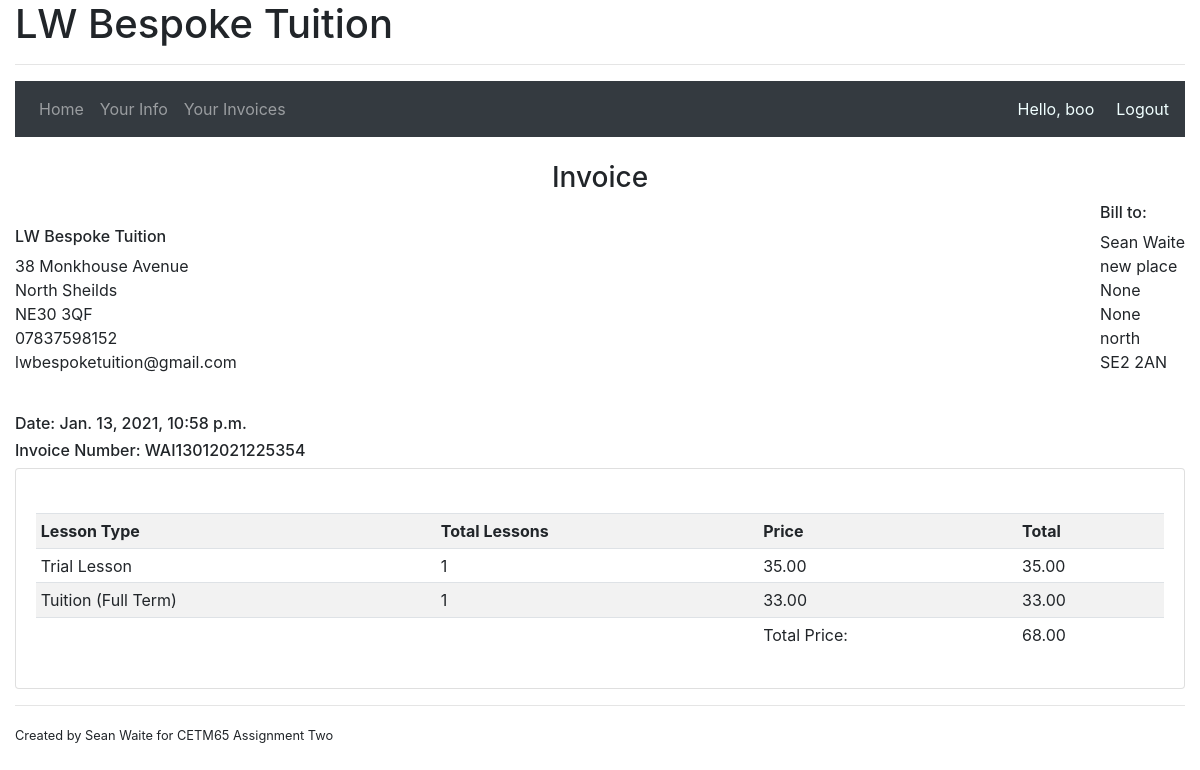
Page /yourinvoices/4 (signed in) on the committed database.
### accounts/models.py (models this page shows, shortened)
class Invoices(models.Model):
    DRAFT = 1
    ISSUED = 2
    UNPAID = 3
    PART_PAID = 4
    PAID = 5
    STATUS_CHOICES = (
        (DRAFT,'Draft'),
        (ISSUED,'Issued'),
        (UNPAID,'Unpaid'),
        (PART_PAID,'Part paid'),
        (PAID, 'Paid'),
    )
    invoice_number = models.CharField(max_length=20, unique=True)
    client = models.ForeignKey(Client, related_name='invoices', on_delete=models.CASCADE)
    status = models.IntegerField(choices=STATUS_CHOICES, default=1)
    total_amount = models.DecimalField(max_digits=8, decimal_places=2)
    amount_paid = models.DecimalField(max_digits=8, decimal_places=2)
    amount_outstanding = models.DecimalField(max_digits=8, decimal_places=2)
    date_created = models.DateTimeField(auto_now_add=True)

class Client(models.Model):
    user = models.OneToOneField(User, null=True, on_delete=models.SET_NULL)
    forename = models.CharField(max_length=100, validators=[letters_only])
    surname = models.CharField(max_length=100, validators=[letters_only])
    date_inserted = models.DateTimeField(default=now)
    active = models.BooleanField(default=True)
    contract_signed = models.BooleanField(default=False)

class Address(models.Model):
    client = models.ForeignKey(Client, related_name='address', on_delete=models.CASCADE)
    line_one = models.CharField('Address Line One', max_length=100)
    line_two = models.CharField('Address Line Two', max_length=100, null=True, blank=True)
    line_three = models.CharField('Address Line Three', max_length=100, null=True, blank=True)
    town = models.CharField('Town/City', max_length=100)
    postcode = models.CharField(max_length=10)
    effective_from_date = models.DateField(default=now)
    effective_to_date = models.DateField(null=True, blank=True)
    date_inserted = models.DateTimeField(auto_now_add=True)
    class Meta:
        verbose_name = 'Address Details'
        verbose_name_plural = 'Address Details'

class Products(models.Model):
    product_name = models.CharField(max_length=100)
    price = models.DecimalField(max_digits=8, decimal_places=2)
    effective_from_date = models.DateField(default=now)
    effective_to_date = models.DateField(null=True, blank=True)
    date_inserted = models.DateTimeField(auto_now_add=True)
    class Meta:
        verbose_name = 'Product'
        verbose_name_plural = 'Products'

### accounts/decorators.py (the view)
        def wrapper_func(request, *args, **kwargs):
            denied = False
            for roles in allowed_roles:
                if request.user.groups.filter(name = roles).exists():
                    return view_func(request, *args, **kwargs)
                else:
                    denied = True
            if denied == True:
                return redirect('accounts:home')

### accounts/templates/accounts/invoicedetailed.html
{% extends "accounts/main.html" %}
{% block main %}
<br>
<div class="flex-row">
    <div class = "d-flex justify-content-center">
        <h3>Invoice</h3>
        <br>
    </div>
</div>
<div class="row">
    <div class = "col-md-4">
        <br>
        <ul class="list-unstyled">
            <h6>LW Bespoke Tuition</h6>
            <h7><li>38 Monkhouse Avenue</li>
                <li>North Sheilds</li>
                <li>NE30 3QF</li>
                <li>07837598152</li>
                <li>lwbespoketuition@gmail.com</li>
            </h7>
        </ul>
    </div>
    <div class = "col-md-4 offset-md-4 d-flex justify-content-end">
        <br>
        <br>
            <ul class="list-unstyled">
            <h6>Bill to:</h6>
            <h7><li>{{ invoice.client.forename }} {{ invoice.client.surname }}</li>
                <li>{{ home.line_one }}</li>
                <li>{{ home.line_two }}</li>
                <li>{{ home.line_three }}</li>
                <li>{{ home.town }}</li>
                <li>{{ home.postcode }}</li>
            </h7>
            </ul>
    </div>
</div>
<br>
<h6>Date: {{invoice.date_created}}</h6>
<h6>Invoice Number: {{invoice.invoice_number}}</h6>
<div class="card card-body">
    <table class="table table-sm table-striped">
        <tr>
          <th>Lesson Type</th>
          <th>Total Lessons</th>
          <th>Price</th>
          <th>Total</th>
        </tr>
        {% for lesson in lessons%}
            <tr>
              <td>{{lesson.lesson_type__product_name}}</td>
              <td>{{lesson.total}}</td>
              <td>{{lesson.lesson_type__price}}</td>
              <td>{{lesson.total_price}}</td>
            </tr>
        {% endfor%}
        <br>
        <tr>
            <td></td>
            <td></td>
            <td>Total Price:</td>
            <td>{{invoice.total_amount}}</td>
          </tr>
      </table>
</div>
{% endblock %}

### accounts/templates/accounts/main.html (shortened to what this page needs)
{% load static %}
<!DOCTYPE html>
<html lang="en">
<head>
    <link rel="stylesheet" href="https://stackpath.bootstrapcdn.com/bootstrap/4.4.1/css/bootstrap.min.css">
</head>
<body>
    <div class="container-fluid">
    <h1>LW Bespoke Tuition</h1>
    <hr>
    {% if request.user.is_authenticated %}
    <nav class="navbar navbar-expand-lg navbar-dark bg-dark">
        <div class="collapse navbar-collapse" id="navbarNav">
          <ul class="navbar-nav">
            {% if flag %}
                <li class="nav-item">
                    <a class="nav-link" href="{% url 'accounts:home' %}">Home <span class="sr-only">(current)</span></a>
                </li>
                <li class="nav-item">
                    <a class="nav-link" href="{% url 'accounts:clientview' %}">Your Info</a>
                </li>
                <li class="nav-item">
                    <a class="nav-link" href="{% url 'accounts:clientinvoices' %}">Your Invoices</a>
                </li>
            {% endif %}
          </ul>
        </div>
        <span name="username" style="color:azure; margin-right: 22px;">Hello, {{ request.user }}</span>
        <span name="logout"><a style="color:azure;" href="{% url 'accounts:logout' %}">Logout</a></span>
    </nav>
    {% endif %}
        {% block main %}
        {% endblock %}
    <hr>
    <small>Created by Sean Waite for CETM65 Assignment Two</small>
    </div>
</body>
</html>

### rows in the picture
Invoices: client.forename "Sean", client.surname "Waite", date_created "Jan. 13, 2021, 10:58 p.m.", invoice_number "WAI13012021225354", total_amount "68.00"
Address: line_one "new place", line_two "None", line_three "None", town "north", postcode "SE2 2AN"
Products: lesson_type__product_name "Trial Lesson", total "1", lesson_type__price "35.00", total_price "35.00"
Products: lesson_type__product_name "Tuition (Full Term)", total "1", lesson_type__price "33.00", total_price "33.00"

### other values in the picture
{{ request.user }} "boo"
